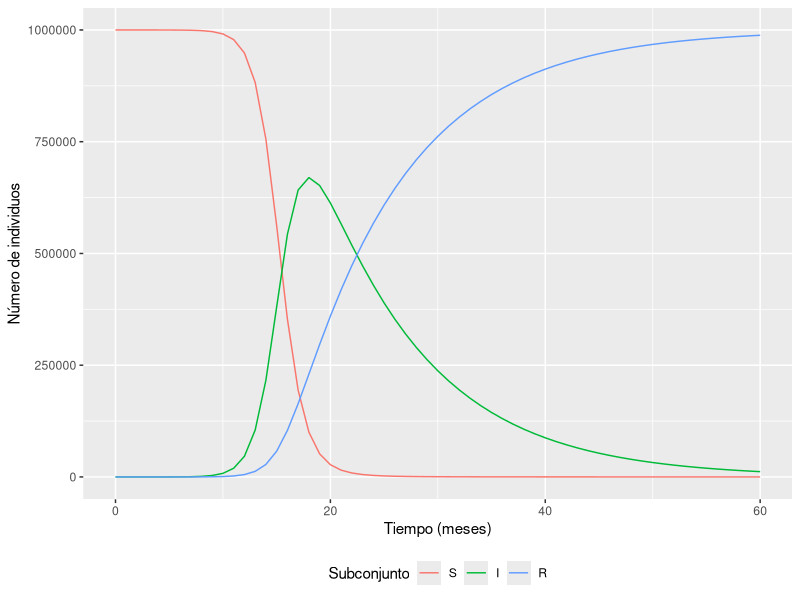
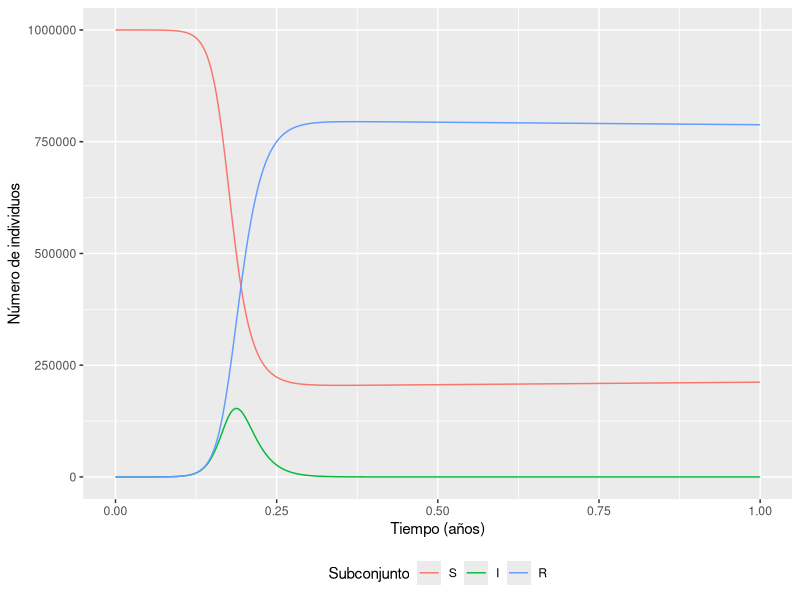
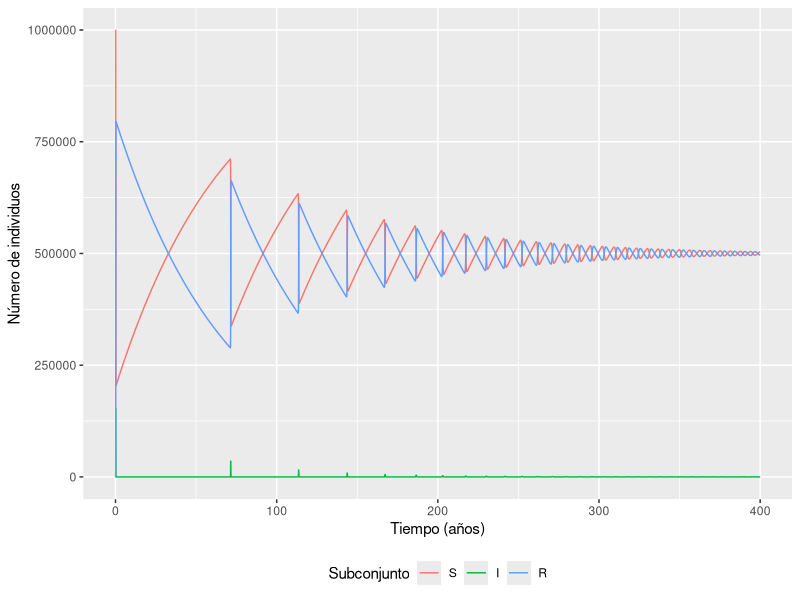
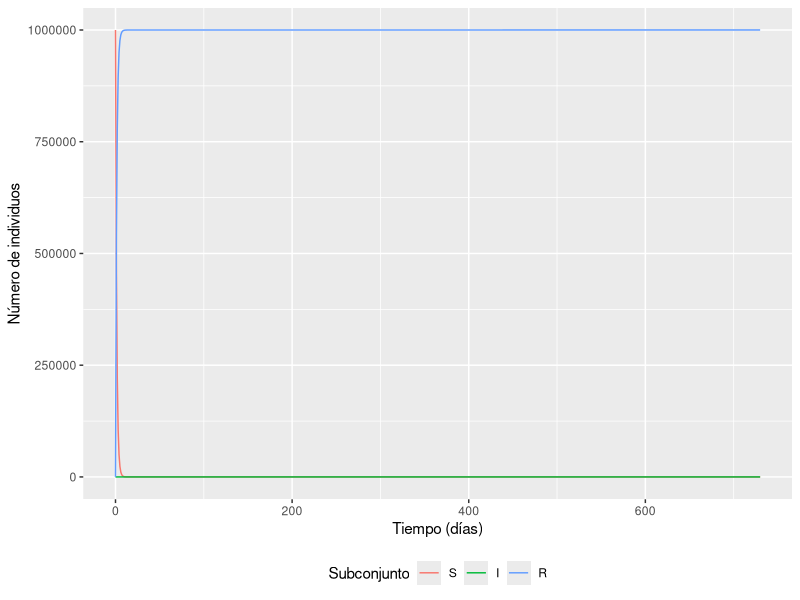
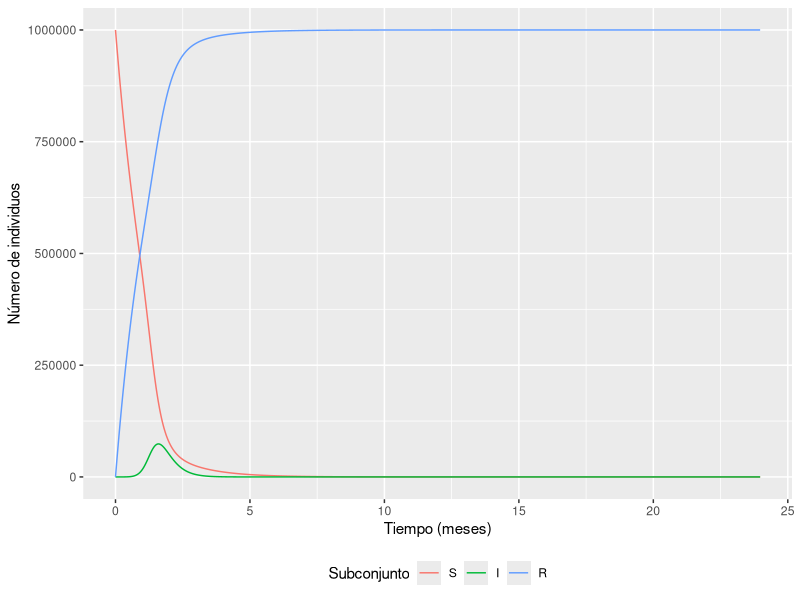
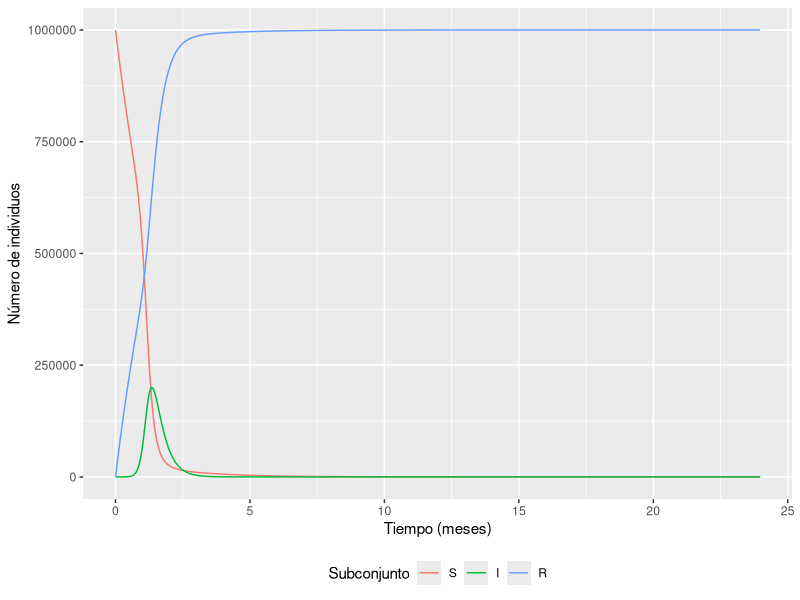
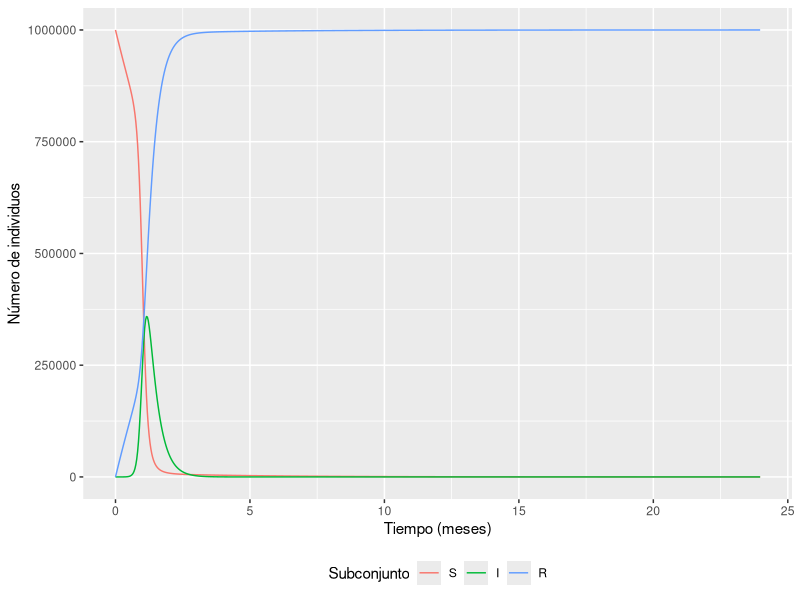
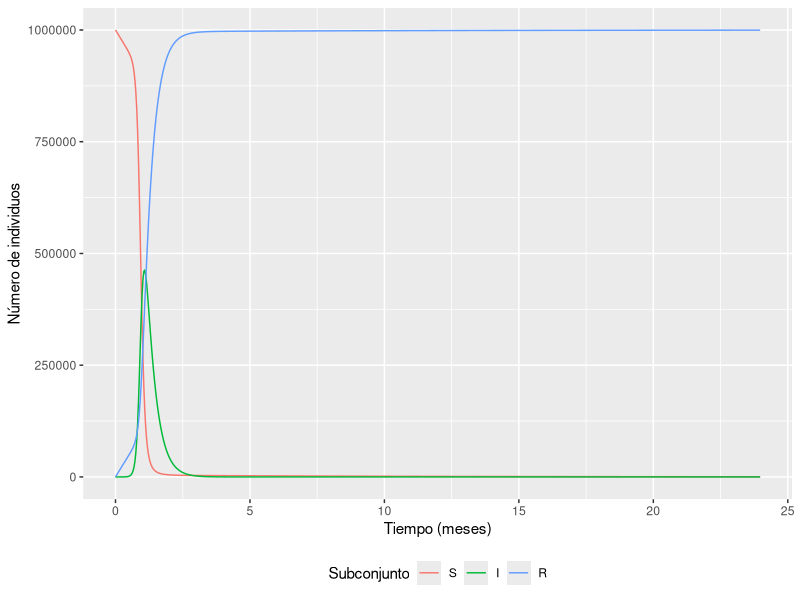

These figures' R source, in order:
## ---- chunk 1
knitr::opts_chunk$set(echo = TRUE)
## ---- chunk 2
# PACKAGES:
library(deSolve)
library(reshape2)
library(ggplot2)


initial_state_values <- c(S = 999999,  # Número de susceptibles inicial
                                       # 
                          I = 1,       # Se inicia con una persona infectada
                          R = 0)       # 


#razones en unidades de días^-1
parameters <- c(beta = 1,      # razón de infección
                gamma = 0.1)   # razón de recuperación

#valores de tiempo para resolver la ecuación, de 0 a 60 días
times <- seq(from = 0, to = 60, by = 1)   

sir_model <- function(time, state, parameters) {  
    with(as.list(c(state, parameters)), {# R obtendrá los nombres de variables a
                                         # partir de inputs de estados y parametros
        N <- S+I+R 
        lambda <- beta * I/N
        dS <- -lambda * S               
        dI <- lambda * S - gamma * I   
        dR <- gamma * I                 
        return(list(c(dS, dI, dR))) 
    })
}

# poner la solución del sistema de ecuaciones en forma de un dataframe
output <- as.data.frame(ode(y = initial_state_values, 
                            times = times, 
                            func = sir_model,
                            parms = parameters))
## ---- chunk 3

output_long <- melt(as.data.frame(output), id = "time")                  

ggplot(data = output_long,                                              
       aes(x = time, y = value, colour = variable, group = variable)) +  
  geom_line() +                                                          
  xlab("Tiempo (meses)")+                                                   
  ylab("Número de individuos") +                                             
  labs(colour = "Subconjunto") +
  theme(legend.position = "bottom")

## ---- chunk 4
initial_state_values <- c(S = 999999,  # Número de susceptibles inicial
                                       # 
                          I = 1,       # Se inicia con una persona infectada
                          R = 0)       # 


#razones en unidades de días^-1
parameters <- c(beta = 0.4*365,      # razón de infección
                gamma = 0.2*365,     # razón de recuperación
                mu = 1/70,           # razón de mortalidad
                b = 1/70 )           #razón de nacimientos

#valores de tiempo para resolver la ecuación, de 0 a 1 año en paso de 1 día (1/365 años)
times <- seq(from = 0, to = 1, by = 1/365)   

sir_model <- function(time, state, parameters) {  
    with(as.list(c(state, parameters)), {# R obtendrá los nombres de variables a
                                         # partir de inputs de estados y parametros
        N <- (S+I+R)
        lambda <- (beta * I/N)
        dS <- (-lambda * S  + b*N - mu*S  )        
        dI <- (lambda * S - gamma * I - mu*I )
        dR <- (gamma * I- mu*R )         
        # Los valores de natalidad y mortalidad fueron agregados
        return(list(c(dS, dI, dR))) 
    })
}

# poner la solución del sistema de ecuaciones en forma de un dataframe
output <- as.data.frame(ode(y = initial_state_values, 
                            times = times, 
                            func = sir_model,
                            parms = parameters))
## ---- chunk 5

output_long <- melt(as.data.frame(output), id = "time")                  

ggplot(data = output_long,                                              
       aes(x = time, y = value, colour = variable, group = variable)) +  
  geom_line() +                                                          
  xlab("Tiempo (años)")+                                                   
  ylab("Número de individuos") +                                             
  labs(colour = "Subconjunto") +
  theme(legend.position = "bottom")

## ---- chunk 6
initial_state_values <- c(S = 999999,  # Número de susceptibles inicial
                                       # 
                          I = 1,       # Se inicia con una persona infectada
                          R = 0)       # 


#razones en unidades de días^-1
parameters <- c(beta = 0.4*365,      # razón de infección
                gamma = 0.2*365,     # razón de recuperación
                mu = 1/70,           # razón de mortalidad
                b = 1/70 )           #razón de nacimientos

#valores de tiempo para resolver la ecuación, de 0 a 1 año en paso de 1 día (1/365 años)
times <- seq(from = 0, to = 400, by = 1/365)   

sir_model <- function(time, state, parameters) {  
    with(as.list(c(state, parameters)), {# R obtendrá los nombres de variables a
                                         # partir de inputs de estados y parametros
        N <- (S+I+R)
        lambda <- (beta * I/N)
        dS <- (-lambda * S  + b*N - mu*S  )        
        dI <- (lambda * S - gamma * I - mu*I )
        dR <- (gamma * I- mu*R )         
        # Los valores de natalidad y mortalidad fueron agregados
        return(list(c(dS, dI, dR))) 
    })
}

# poner la solución del sistema de ecuaciones en forma de un dataframe
output <- as.data.frame(ode(y = initial_state_values, 
                            times = times, 
                            func = sir_model,
                            parms = parameters))
## ---- chunk 7

output_long <- melt(as.data.frame(output), id = "time")                  

ggplot(data = output_long,                                              
       aes(x = time, y = value, colour = variable, group = variable)) +  
  geom_line() +                                                          
  xlab("Tiempo (años)")+                                                   
  ylab("Número de individuos") +                                             
  labs(colour = "Subconjunto") +
  theme(legend.position = "bottom")

## ---- chunk 8
initial_state_values <- c(S = 999999,  # Número de susceptibles inicial
                                       # 
                          I = 1,       # Se inicia con una persona infectada
                          R = 0)       # 


#razones en unidades de días^-1
parameters <- c(beta = 0.4,      # razón de infección
                gamma = 0.1, v=0.75)   # razón de recuperación
#valores de tiempo para resolver la ecuación, de 0 a 730 días
times <- seq(from = 0, to = 730, by = 1)   

sir_model <- function(time, state, parameters) {  
    with(as.list(c(state, parameters)), {# R obtendrá los nombres de variables a
                                         # partir de inputs de estados y parametros
        N <- S+I+R 
        lambda <- beta * I/N
        dS <- -lambda * S *(1-v) - v*S             
        dI <- lambda * (S-v*S) * I   
        dR <- gamma * I  +(v*S)               
        return(list(c(dS, dI, dR))) 
    })
}

# poner la solución del sistema de ecuaciones en forma de un dataframe
output <- as.data.frame(ode(y = initial_state_values, 
                            times = times, 
                            func = sir_model,
                            parms = parameters))

output_long <- melt(as.data.frame(output), id = "time")                  

ggplot(data = output_long,                                              
       aes(x = time, y = value, colour = variable, group = variable)) +  
  geom_line() +                                                          
  xlab("Tiempo (días)")+                                                   
  ylab("Número de individuos") +                                             
  labs(colour = "Subconjunto") +
  theme(legend.position = "bottom")
## ---- chunk 9
vacunacion<-function(v){
initial_state_values <- c(S = 999999,  # Número de susceptibles inicial
                                       # 
                          I = 1,       # Se inicia con una persona infectada
                          R = 0)       # 


#razones en unidades de días^-1
parameters <- c(beta = (0.6*30.41),      # razón de infección
                gamma = (0.1*30.41),     # razón de recuperación
                ve = v)   

#valores de tiempo para resolver la ecuación, de 0 a 24 meses
times <- seq(from = 0, to = 24, by = 1/30.41)   

sir_model <- function(time, state, parameters) {  
    with(as.list(c(state, parameters)), {# R obtendrá los nombres de variables a
                                         # partir de inputs de estados y parametros
        N <- S+I+R 
        lambda <- beta * I/N
        dS <- -lambda * S  - (ve*S)             
        dI <- lambda * S - gamma * I   
        dR <- gamma * I  + (ve*S)               
        return(list(c(dS, dI, dR))) 
    })
}

# poner la solución del sistema de ecuaciones en forma de un dataframe
output <- as.data.frame(ode(y = initial_state_values, 
                            times = times, 
                            func = sir_model,
                            parms = parameters))

#Gráfica del sistema
output_long <- melt(as.data.frame(output), id = "time")                  

ggplot(data = output_long,                                              
       aes(x = time, y = value, colour = variable, group = variable)) +  
  geom_line() +                                                          
  xlab("Tiempo (meses)")+                                                   
  ylab("Número de individuos") +                                             
  labs(colour = "Subconjunto") +
  theme(legend.position = "bottom")

}
## ---- chunk 10
vacunacion(0.75)
## ---- chunk 11
vacunacion(0.5)
## ---- chunk 12
vacunacion(0.25)
## ---- chunk 13
vacunacion(0.1)
## ---- chunk 14
vacunacion(0.83)
